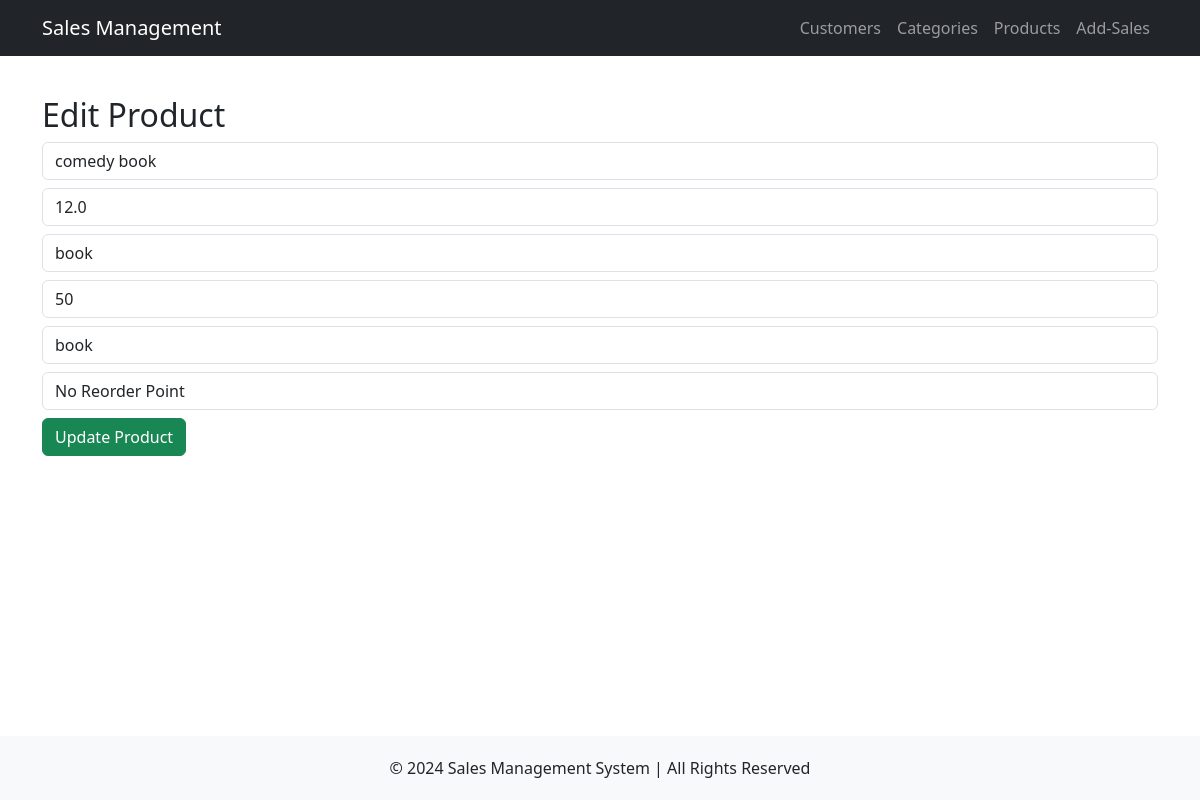
Before: /edit_product/1 with the older database file.
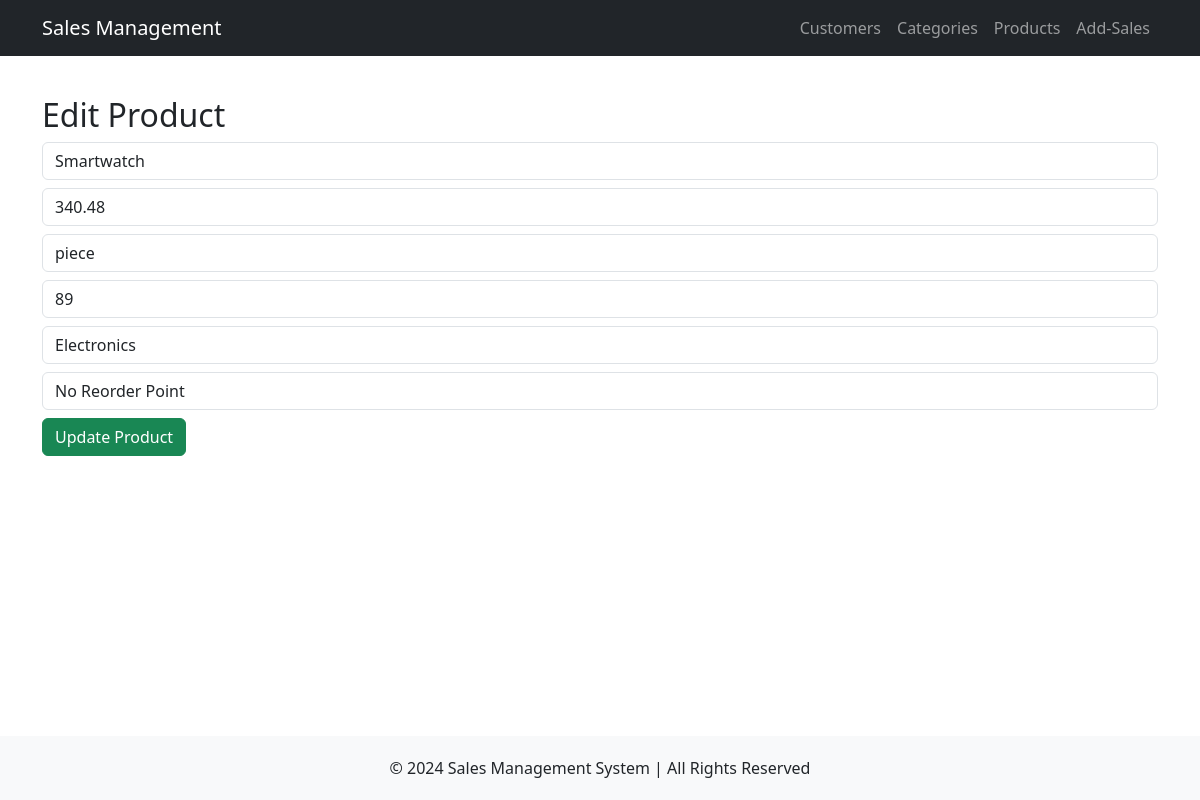
After: the same page with the newer database file.
### tables this page shows
CREATE TABLE Products (
    pro_id INTEGER PRIMARY KEY AUTOINCREMENT,
    name TEXT NOT NULL,
    price REAL NOT NULL CHECK(price >= 0),
    unit TEXT NOT NULL,
    qty INTEGER NOT NULL CHECK(qty >= 0),
    category_id INTEGER NOT NULL,
    FOREIGN KEY (category_id) REFERENCES Product_categories(proc_id) ON DELETE CASCADE
);

### routes/products.py (the view, shortened to what this page needs)
@product_bp.route('/edit_product/<int:pro_id>', methods=['GET', 'POST'])
def edit_product(pro_id):
    conn = get_db_connection()
    product = conn.execute('SELECT * FROM Products WHERE pro_id = ?', (pro_id,)).fetchone()
    categories = conn.execute('SELECT * FROM Product_categories').fetchall()
    conn.close()
    return render_template('edit_product.html', product=product, categories=categories)

### routes/products.py (called while the page is built)
def get_db_connection():
    conn = sqlite3.connect(DATABASE)
    conn.row_factory = sqlite3.Row
    return conn

### templates/edit_product.html (shortened to what this page needs)
{% extends 'base.html' %}
{% block content %}
    <h2>Edit Product</h2>
    <form action='/edit_product/{{ product["pro_id"] }}' method='post'>
        <input type='text' name='name' value='{{ product["name"] }}' required class='form-control mb-2'>
        <input type='number' name='price' value='{{ product["price"] }}' required class='form-control mb-2'>
        <input type='text' name='unit' value='{{ product["unit"] }}' required class='form-control mb-2'>
        <input type='number' name='qty' value='{{ product["qty"] }}' required class='form-control mb-2'>
        <select name='category' class='form-control mb-2'>
            {% for category in categories %}
                <option value="{{ category['proc_id'] }}" {% if category['proc_id'] == product['category'] %}selected{% endif %}>{{ category['name'] }}</option>
            {% endfor %}
        </select>
        <select name='reorder_point' class='form-control mb-2'>
            <option value='Not-Reorder' {% if product['reorder_point'] == 'Not-Reorder' %}selected{% endif %}>No Reorder Point</option>
        </select>
        <button type='submit' class='btn btn-success'>Update Product</button>
    </form>
{% endblock %}

Changed rows visible on the page:
changed Products: name "comedy book" → "Smartwatch"; price "12.0" → "340.48"; unit "book" → "piece"; qty "50" → "89"
Other visible differences:
form field category: "book" → "Electronics"
